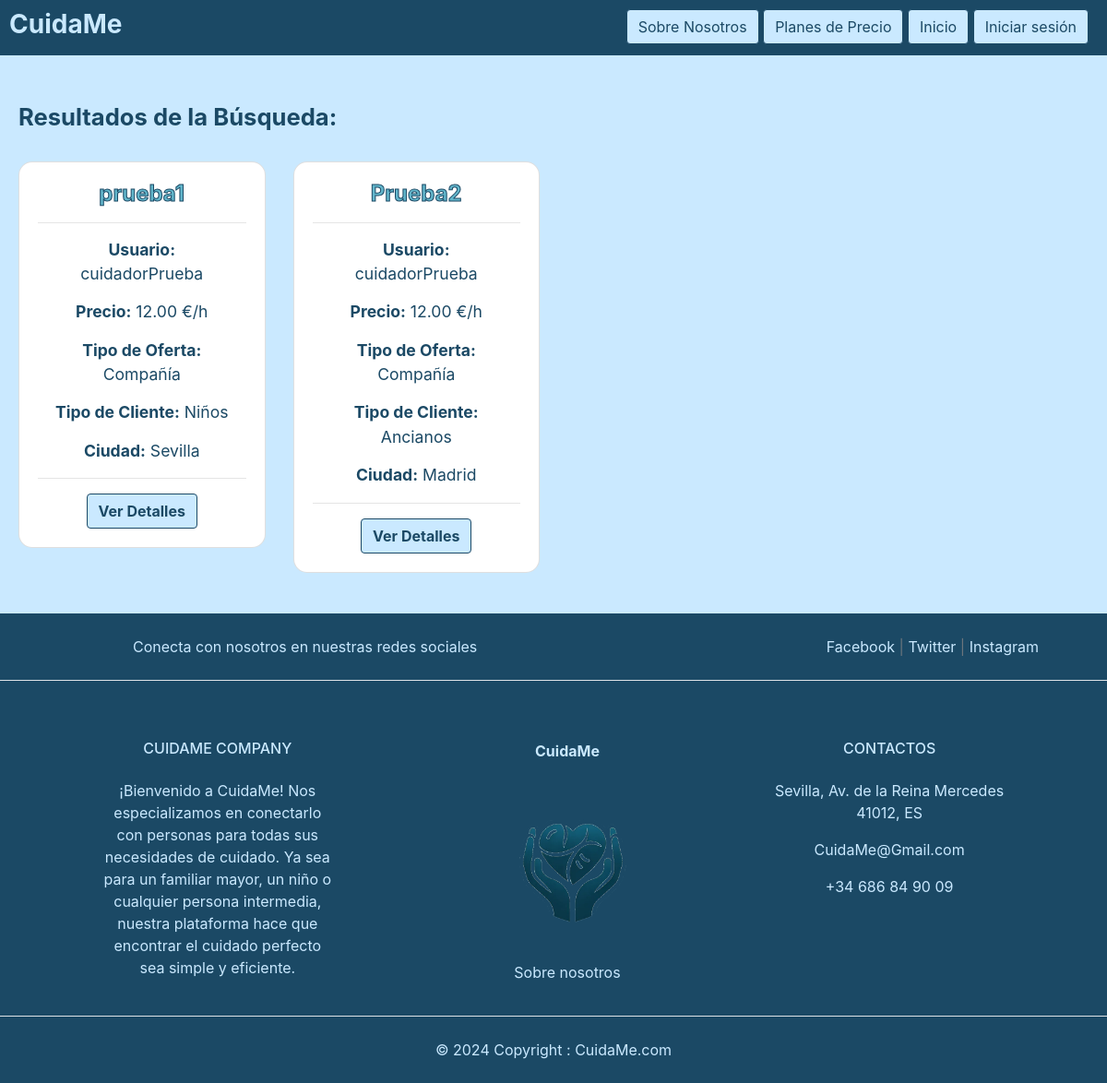
The app's page /offer/search/, older data.
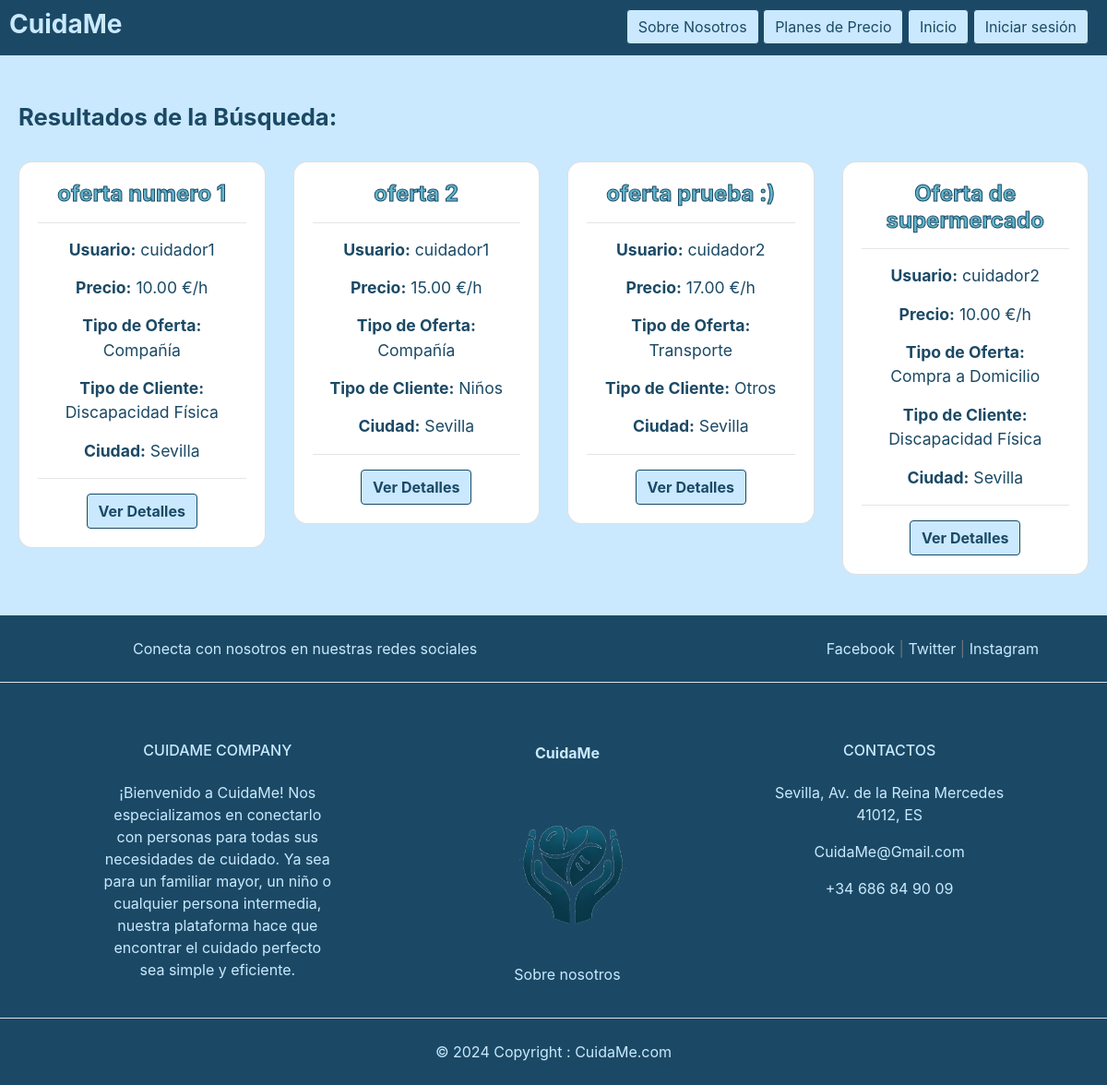
The same page, newer data.
### main/offer/models.py (models this page shows, shortened)
class Offer(models.Model):
    TYPE_CHOICES = (
        ('CO', 'COMPAÑÍA'),
        ('CU', 'CUIDADO'),
        ('TR', 'TRANSPORTE'),
        ('DO', 'COMPRA A DOMICILIO'),
        ('OT', 'OTROS')
    )
    CLIENT_CHOICES = (
        ('DF', 'DISCAPACIDAD FÍSICA'),
        ('DM', 'DISCAPACIDAD MENTAL'),
        ('NI', 'NIÑOS'),
        ('AN', 'ANCIANOS'),
        ('OT', 'OTROS')
    )
    title = models.CharField(max_length=200, verbose_name='Título')
    offer_type= models.CharField(max_length=255, verbose_name='Tipo de oferta', choices=TYPE_CHOICES, default='OT')
    client = models.CharField(max_length=255, verbose_name='Tipo de cliente', choices=CLIENT_CHOICES, default='OT')
    description = models.TextField(blank=True)
    price_per_hour = models.DecimalField(max_digits=10,decimal_places=2)
    city = models.CharField(max_length=200, verbose_name='Ciudad')
    available = models.BooleanField(default=True)
    created = models.DateTimeField(auto_now_add=True)
    updated = models.DateTimeField(auto_now=True)
    user = models.ForeignKey(User, on_delete=models.CASCADE, default=1)
    User.add_to_class('Total_average_rating', models.FloatField(default=0))
    def get_absolute_url(self):
        return reverse('offer:detail', args=[self.id])

### main/offer/views.py (the view)
# urls.py: path('search/', searchOffers, name='searchOffers'),
def searchOffers(request):
    search_query = request.POST.get('search_query', '')
    offers = Offer.objects.all()
    if search_query:
        offers = offers.filter(Q(title__icontains=search_query) | Q(city__icontains=search_query) | Q(client__icontains=search_query) | Q(created__icontains=search_query) | Q(price_per_hour__icontains=search_query) |Q(offer_type__icontains=search_query))
    return render(request, 'offers/search_results.html', {'offers': offers, 'search_query': search_query})

### main/offer/templates/offers/search_results.html (shortened to what this page needs)
{% extends "main/base.html" %}
{% block content %}
{% load static %}
<!DOCTYPE html>
<html lang="es">
<head>
  <link rel="stylesheet" href="{% static "css/base.css" %}">
  <link rel="stylesheet" href="https://cdnjs.cloudflare.com/ajax/libs/bootstrap-datepicker/1.9.0/css/bootstrap-datepicker.min.css">
</head>
<body>
    <div style="margin: 20px;">
        <br>
        <div class="title-container">
            <h1>Resultados de la Búsqueda:</h1><br>
        </div>
        <div class="row">
            {% if offers %}
                {% for offer in offers %}
                    <div class="col-12 col-sm-6 col-md-4 col-lg-3 mb-4">
                        <div class="card offer-card">
                            <div class="card-body">
                                <h2 class="card-title text-center offer-card-title">{{ offer.title }}</h2>
                                <hr>
                                <p class="card-text offer-card-text text-center"><strong>Usuario:</strong> {{ offer.user }}</p>
                                <p class="card-text offer-card-text text-center"><strong>Precio:</strong> {{ offer.price_per_hour }} €/h</p>
                                <p class="card-text offer-card-text text-center"><strong>Tipo de Oferta:</strong>
                                    {% if offer.offer_type == 'CO' %}
                                        Compañía
                                    {% elif offer.offer_type == 'CU' %}
                                        Cuidado
                                    {% elif offer.offer_type == 'TR' %}
                                        Transporte
                                    {% elif offer.offer_type == 'DO' %}
                                        Compra a Domicilio
                                    {% elif offer.offer_type == 'OT' %}
                                        Otros
                                    {% endif %}
                                </p>
                                <p class="card-text offer-card-text text-center"><strong>Tipo de Cliente:</strong>
                                    {% if offer.client == 'DF' %}
                                        Discapacidad Física
                                    {% elif offer.client == 'DM' %}
                                        Discapacidad Mental
                                    {% elif offer.client == 'NI' %}
                                        Niños
                                    {% elif offer.client == 'AN' %}
                                        Ancianos
                                    {% elif offer.client == 'OT' %}
                                        Otros
                                    {% endif %}
                                </p>
                                <p class="card-text offer-card-text text-center"><strong>Ciudad:</strong> {{ offer.city }}</p>
                                <hr>
                                <div class="text-center">
                                    <form action="{{ offer.get_absolute_url }}" method="get">
                                        <button type="submit" class="btn light-btn">Ver Detalles</button>
                                    </form>
                                </div>
                            </div>
                        </div>
                    </div>
                {% endfor %}
            {% else %}
                <p class="col">No hay ofertas disponibles</p>
            {% endif %}
        </div>
    </div>
</body>
</html>
{% endblock %}

### main/templates/main/base.html (shortened to what this page needs)
{% load static %}
<!DOCTYPE html>
<html lang="es">
<head>
  <link rel="stylesheet" href="https://cdn.jsdelivr.net/npm/bootstrap@4.0.0/dist/css/bootstrap.min.css">
  <link rel="stylesheet" href="{% static "css/base.css" %}">
</head>
<body>
  <header>
    <section class="base-header-primary"  style="padding-top: 10px;">
      <h3 style="padding-left: 10px;"><a href="/" style="color: #cae9ff;"><strong>CuidaMe</strong></a></h3>
      <nav>
      <a class="btn" href="{% url 'about_us' %}" role="button">Sobre Nosotros</a>
      <a class="btn" href="{% url 'pricing_plan' %}" role="button">Planes de Precio</a>
        {% if request.user.is_authenticated %}
          <a class="btn" href="{% url 'my_profile_detail' %}" role="button">Mi perfil</a>
          {% if request.user.cuidador %}
          <a class="btn" href="/offer/my_offers" role="button">Mis ofertas</a>
          <a class="btn" href="/offer/list" role="button">Listado de oferta</a>
          <a class="btn" href="/chat/requests" role="button">Solicitud de Chats</a>
          {% endif %}
          {% if request.user.cliente %}
          <a class="btn" href="/offer/list" role="button">Listado de oferta</a>
          {% endif %}
          <a class="btn " href="{% url 'logout' %}" role="button">Log Out</a>
        {% else %}
          <a class="btn " href="{% url 'home' %}" role="button">Inicio</a>
          <a class="btn" href="/login" role="button">Iniciar sesión</a>
        {% endif %}
      </nav>
    </section>
  </header>
  <main>
    {% block content %}
    {% endblock content %}
  </main>
  <footer class="text-center text-lg-start bg-light text-muted " >
    <section class="d-flex justify-content-center justify-content-lg-between p-4 border-bottom"  style="background-color:  #1B4965">
      <div class="me-5 d-none d-lg-block" style="padding-left:120px ;color: #cae9ff;">
        <span>Conecta con nosotros en nuestras redes sociales</span>
      </div>
      <div style="padding-right:50px">
        <a href="https://www.facebook.com/UniversidaddeSevillaoficial" target="_blank" class="me-4 text-reset" style=" color: #cae9ff;">
          Facebook
        </a> |
        <a href="https://twitter.com/unisevilla" target="_blank" class="me-4 text-reset" style=" color: #cae9ff;">
          Twitter
        </a>|
        <a href="https://www.instagram.com/unisevilla/" target="_blank" class="me-4 text-reset" style=" color: #cae9ff;">
          Instagram
        </a>
      </div>
    </section>
    <section class="d-flex justify-content-center justify-content-lg-between p--1 border-bottom" style="background-color:  #1B4965">
      <div class="container text-center text-md-start mt-5">
        <div class="row mt-3">
          <div class="col-md-3 col-lg-4 col-xl-3 mx-auto mb-4">
            <h6 class="text-uppercase fw-bold mb-4"  style=" color: #cae9ff;">
               CuidaMe Company
            </h6>
            <p  style=" color: #cae9ff;">
              ¡Bienvenido a CuidaMe! Nos especializamos en conectarlo con personas para todas sus necesidades de cuidado.
              Ya sea para un familiar mayor, un niño o cualquier persona intermedia, nuestra plataforma hace que encontrar el cuidado perfecto sea simple y eficiente.
            </p>
         </div>
          <div class="col-md-2 col-lg-2 col-xl-2 mx-auto mb-4">
            <p>
                <strong><a href="{% url 'home' %}"class="text-reset" style=" color: #cae9ff; padding-left:30px">CuidaMe</a></strong>
            </p>
            <img src="{% static 'Images/App_logo.png' %}" alt="Logo de CuidaMe" width="200" height="200">
            <a href="{% url 'about_us' %}" style="color: #cae9ff; padding-left: 30px;">Sobre nosotros</a>
          </div>
          <div class="col-md-4 col-lg-3 col-xl-3 mx-auto mb-md-0 mb-4"  style=" color: #cae9ff;">
            <h6 class="text-uppercase fw-bold mb-4">Contactos</h6>
            <p> Sevilla, Av. de la Reina Mercedes 41012, ES</p>
            <p>
              CuidaMe@Gmail.com
            </p>
            <p> +34 686 84 90 09</p>
          </div>
        </div>
      </div>
    </section>
    <div class="text-center p-4" style="background-color: #1B4965  ; color: #cae9ff;"">
      © 2024 Copyright :
      <a class="text-reset fw-bold"style=" color: #cae9ff;" href="/">CuidaMe.com</a>
    </div>
  </footer>
</body>
    </html>

### main/static/css/base.css (style rules this page uses)
:root { --h1-font-weight: 400; --h2-font-weight: 400; --primary-bg-color: #cae9ff; --seconday-bg-color: #AEC4C4; }
body { background-color: var(--primary-bg-color); min-height: 130vh; margin: 0; display: flex; flex-direction: column; }
header { min-height: 50px; }
main { flex: 1; }
footer { min-width: 50px; }
header > section > nav { margin-right: 20px; }
.base-header-primary { display: flex; justify-content: space-between; height: 60px; background-color: #1B4965; }
.btn { background-color: #cae9ff;; color: #1B4965; border-color: #1B4965; }
.light-btn { font-weight: bolder; }
.title-container h1 { font-weight: bolder; font-size: 160%; color: #1B4965; }
.offer-card { border-radius: 15px; }
.offer-card-text { margin: 15px; font-size: 110%; color: #1B4965; }
.offer-card-title { font-weight: bolder; font-size: 150%; color: #62B6CB; -webkit-text-stroke: 1px #1B4965; text-stroke: 1px #1B4965; }

Row changes from the older to the newer data that the page shows:
removed Offer: title "prueba1", user "cuidadorPrueba", price_per_hour "12.00", offer_type "Compañía", client "Niños", city "Sevilla"
removed Offer: title "Prueba2", user "cuidadorPrueba", price_per_hour "12.00", offer_type "Compañía", client "Ancianos", city "Madrid"
added Offer: title "oferta numero 1", user "cuidador1", price_per_hour "10.00", offer_type "Compañía", client "Discapacidad Física", city "Sevilla"
added Offer: title "oferta 2", user "cuidador1", price_per_hour "15.00", offer_type "Compañía", client "Niños", city "Sevilla"
added Offer: title "oferta prueba :)", user "cuidador2", price_per_hour "17.00", offer_type "Transporte", client "Otros", city "Sevilla"
added Offer: title "Oferta de supermercado", user "cuidador2", price_per_hour "10.00", offer_type "Compra a Domicilio", client "Discapacidad Física", city "Sevilla"
